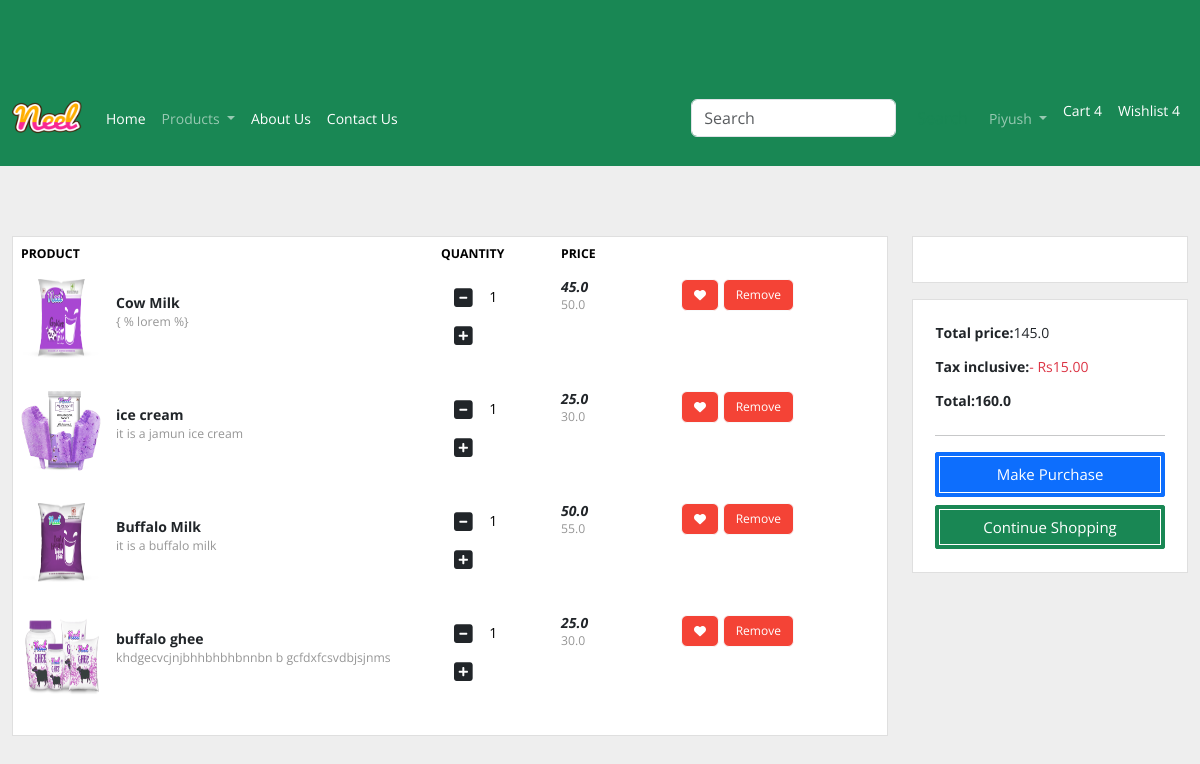
The app's page /cart/ (signed in) with its own data.
### myapp/models.py (models this page shows, shortened)
class Cart(models.Model):
    user= models.ForeignKey(User, on_delete=models.CASCADE)
    product= models.ForeignKey(Product, on_delete=models.CASCADE)
    quantity= models.PositiveBigIntegerField(default=1)

class Product(models.Model):
    title= models.CharField(max_length=100)
    selling_price= models.FloatField()
    discounted_price= models.FloatField()
    description= models.TextField()
    composition= models.TextField(default='')
    prodapp= models.TextField(default='')
    category= models.CharField(choices=CATEGORY_CHOICES, max_length=2)
    product_image= models.ImageField(upload_to='product')

### myapp/views.py (the view)
# urls.py: path("cart/", show_cart , name='showcart'),
def show_cart(request):
    user=request.user
    cart= Cart.objects.filter(user=user)
    amount= 0
    for p in cart:
        value= p.quantity * p.product.discounted_price
        amount= amount + value
    totalamount=amount + 15
    return render(request, 'addtocart.html',locals())

### templates/addtocart.html (shortened to what this page needs)
{% extends "base.html" %}
{% block content %}
     <div class="container-fluid">
    <div class="row">
    <aside class="col-lg-9">
    <div class="card">
    <div class="table-responsive">
    <table class="table table-borderless table-shopping-cart">
    <thead class="text-muted">
    <tr class="small text-uppercase">
    <th scope="col">Product</th>
    <th scope="col" width="120">Quantity</th>
    <th scope="col" width="120">Price</th>
    <th scope="col" class="text-right d-none d-md-block" width="200"></th>
    </tr>
    </thead>
    <tbody>
        {% for item in cart %}
    <tr>
    <td>
    <figure class="itemside align-items-center">
    <div class="aside"><img src="{{item.product.product_image.url}}" class="img-sm"></div>
    <figcaption class="info"> <a href="#" class="title text-dark" data-abc="true"><b>{{item.product.title}}</b></a>
    <p class="small text-muted">{{item.product.description}}</p>
    </figcaption>
    </figure>
    </td>
    <td> <div class="product-quantity">
        <a class="minus-cart btn" pid="{{item.product.id}}"><i class="fas fa-minus-square fa-lg"></i></a>
        <span id="quantity">{{item.quantity}}</span>
        <a class="plus-cart btn" pid="{{item.product.id}}"><i class="fas fa-plus-square fa-lg"></i></a>
      </div> </td>
    <td>
    <div class="price-wrap"> <var class="price">{{item.product.discounted_price}}</var> <small class="text-muted">{{item.product.selling_price}}</small> </div>
    </td>
    <td class="text-right d-none d-md-block"> <a data-original-title="Save to Wishlist" title="" href="" class="btn btn-light" data-toggle="tooltip" data-abc="true"> <i class="fa fa-heart"></i></a> <a href="" class="btn btn-light btn-round" pid="{{item.product.id}}"> Remove</a> </td>
    </tr>
    </tbody>
    {% endfor %}
    </table>
    </div>
    </div>
    </aside>
    <aside class="col-lg-3">
    <div class="card mb-3">
    <div class="card-body">
    </div>
    </div>
    <div class="card">
    <div class="card-body">
    <dl class="dlist-align">
    <dt id="totalPrice">Total price:</dt>
    <dd class="text-right ml-3" id="amount">{{amount}}</dd>
    </dl>
    <dl class="dlist-align">
        <dt>Tax inclusive:</dt>
        <dd class="text-right text-danger ml-3">- Rs15.00</dd>
        </dl>
    <dl class="dlist-align">
    <dt>Total:</dt>
    <dd class="text-right text-dark b ml-3" id="totalamount"><strong>{{totalamount}}</strong></dd>
    </dl>
    <hr> <a href="{% url 'checkout' %}" class="btn btn-out btn-primary btn-square btn-main" data-abc="true"> Make Purchase </a>
    <a href="{% url 'home' %}" class="btn btn-out btn-success btn-square btn-main mt-2" data-abc="true">Continue Shopping</a>
    </div>
    </div>
    </aside>
    </div>
    </div>
{% endblock content %}

### templates/addtocart.html (style rules this page uses)
body { background-color: #eeeeee; font-family: 'Open Sans', serif; font-size: 14px }
.container-fluid { margin-top: 70px }
.card-body { -ms-flex: 1 1 auto; flex: 1 1 auto; padding: 1.40rem }
.img-sm { width: 80px; height: 80px }
.itemside .info { padding-left: 15px; padding-right: 7px }
.table-shopping-cart .price-wrap { line-height: 1.2 }
.table-shopping-cart .price { font-weight: bold; margin-right: 5px; display: block }
.text-muted { color: #969696 !important }
a { text-decoration: none !important }
.card { position: relative; display: -ms-flexbox; display: flex; -ms-flex-direction: column; flex-direction: column; min-width: 0; word-wrap: break-word; background-color: #fff; background-clip: border-box; border: 1px solid rgba(0, 0, 0, .125); border-radius: 0px }
.itemside { position: relative; display: -webkit-box; display: -ms-flexbox; display: flex; width: 100% }
.dlist-align { display: -webkit-box; display: -ms-flexbox; display: flex }
[class*="dlist-"] { margin-bottom: 5px }
.price { font-weight: 600; color: #212529 }
.btn.btn-out { outline: 1px solid #fff; outline-offset: -5px }
.btn-main { border-radius: 2px; text-transform: capitalize; font-size: 15px; padding: 10px 19px; cursor: pointer; color: #fff; width: 100% }
.btn-light { color: #ffffff; background-color: #F44336; border-color: #f8f9fa; font-size: 12px }

### records on screen
Cart: product.product_image (picture), product "Cow Milk", product.description "{ % lorem %}", quantity "1", product.discounted_price "45.0", product.selling_price "50.0"
Cart: product.product_image (picture), product "ice cream", product.description "it is a jamun ice cream", quantity "1", product.discounted_price "25.0", product.selling_price "30.0"
Cart: product.product_image (picture), product "Buffalo Milk", product.description "it is a buffalo milk", quantity "1", product.discounted_price "50.0", product.selling_price "55.0"
Cart: product.product_image (picture), product "buffalo ghee", product.description "khdgecvcjnjbhhbhbhbnnbn b gcfdxfcsvdbjsjnms", quantity "1", product.discounted_price "25.0", product.selling_price "30.0"

### other values on screen
{{ amount }} "145.0"
{{ totalamount }} "160.0"
